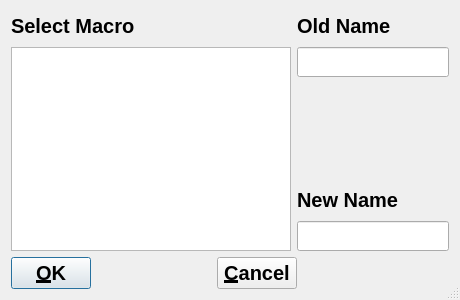
<?xml version="1.0" encoding="UTF-8"?>
<ui version="4.0">
 <class>RenameMacro</class>
 <widget class="QDialog" name="RenameMacro">
  <property name="geometry">
   <rect>
    <x>0</x>
    <y>0</y>
    <width>460</width>
    <height>300</height>
   </rect>
  </property>
  <property name="minimumSize">
   <size>
    <width>400</width>
    <height>200</height>
   </size>
  </property>
  <property name="maximumSize">
   <size>
    <width>500</width>
    <height>400</height>
   </size>
  </property>
  <property name="windowTitle">
   <string>Rename Macro</string>
  </property>
  <property name="sizeGripEnabled">
   <bool>true</bool>
  </property>
  <layout class="QGridLayout" name="gridLayout">
   <item row="0" column="0">
    <widget class="QLabel" name="MHeader">
     <property name="minimumSize">
      <size>
       <width>160</width>
       <height>30</height>
      </size>
     </property>
     <property name="font">
      <font>
       <pointsize>15</pointsize>
       <weight>75</weight>
       <bold>true</bold>
      </font>
     </property>
     <property name="text">
      <string>Select Macro</string>
     </property>
     <property name="wordWrap">
      <bool>false</bool>
     </property>
    </widget>
   </item>
   <item row="0" column="1" colspan="2">
    <widget class="QLabel" name="OName">
     <property name="minimumSize">
      <size>
       <width>150</width>
       <height>30</height>
      </size>
     </property>
     <property name="font">
      <font>
       <pointsize>15</pointsize>
       <weight>75</weight>
       <bold>true</bold>
      </font>
     </property>
     <property name="text">
      <string>Old Name</string>
     </property>
     <property name="wordWrap">
      <bool>false</bool>
     </property>
    </widget>
   </item>
   <item row="1" column="0" rowspan="4">
    <widget class="QListView" name="MacroBox">
     <property name="minimumSize">
      <size>
       <width>160</width>
       <height>130</height>
      </size>
     </property>
    </widget>
   </item>
   <item row="1" column="1" colspan="2">
    <widget class="QLineEdit" name="OldName">
     <property name="minimumSize">
      <size>
       <width>150</width>
       <height>30</height>
      </size>
     </property>
     <property name="readOnly">
      <bool>true</bool>
     </property>
    </widget>
   </item>
   <item row="2" column="2">
    <spacer name="verticalSpacer">
     <property name="orientation">
      <enum>Qt::Vertical</enum>
     </property>
     <property name="sizeHint" stdset="0">
      <size>
       <width>20</width>
       <height>102</height>
      </size>
     </property>
    </spacer>
   </item>
   <item row="3" column="1" colspan="2">
    <widget class="QLabel" name="NName">
     <property name="minimumSize">
      <size>
       <width>150</width>
       <height>30</height>
      </size>
     </property>
     <property name="font">
      <font>
       <pointsize>15</pointsize>
       <weight>75</weight>
       <bold>true</bold>
      </font>
     </property>
     <property name="text">
      <string>New Name</string>
     </property>
     <property name="wordWrap">
      <bool>false</bool>
     </property>
    </widget>
   </item>
   <item row="4" column="1" colspan="2">
    <widget class="QLineEdit" name="NewName">
     <property name="minimumSize">
      <size>
       <width>150</width>
       <height>30</height>
      </size>
     </property>
    </widget>
   </item>
   <item row="5" column="0" colspan="2">
    <layout class="QHBoxLayout">
     <item>
      <widget class="QPushButton" name="buttonOk">
       <property name="font">
        <font>
         <pointsize>15</pointsize>
         <weight>75</weight>
         <bold>true</bold>
        </font>
       </property>
       <property name="text">
        <string>&amp;OK</string>
       </property>
       <property name="shortcut">
        <string/>
       </property>
       <property name="autoDefault">
        <bool>true</bool>
       </property>
       <property name="default">
        <bool>true</bool>
       </property>
      </widget>
     </item>
     <item>
      <spacer>
       <property name="orientation">
        <enum>Qt::Horizontal</enum>
       </property>
       <property name="sizeType">
        <enum>QSizePolicy::Expanding</enum>
       </property>
       <property name="sizeHint" stdset="0">
        <size>
         <width>120</width>
         <height>20</height>
        </size>
       </property>
      </spacer>
     </item>
     <item>
      <widget class="QPushButton" name="buttonCancel">
       <property name="font">
        <font>
         <pointsize>15</pointsize>
         <weight>75</weight>
         <bold>true</bold>
        </font>
       </property>
       <property name="text">
        <string>&amp;Cancel</string>
       </property>
       <property name="shortcut">
        <string/>
       </property>
       <property name="autoDefault">
        <bool>true</bool>
       </property>
      </widget>
     </item>
    </layout>
   </item>
   <item row="5" column="2">
    <spacer name="horizontalSpacer">
     <property name="orientation">
      <enum>Qt::Horizontal</enum>
     </property>
     <property name="sizeHint" stdset="0">
      <size>
       <width>141</width>
       <height>20</height>
      </size>
     </property>
    </spacer>
   </item>
  </layout>
 </widget>
 <layoutdefault spacing="6" margin="11"/>
 <pixmapfunction>qPixmapFromMimeSource</pixmapfunction>
 <resources/>
 <connections>
  <connection>
   <sender>buttonOk</sender>
   <signal>clicked()</signal>
   <receiver>RenameMacro</receiver>
   <slot>accept()</slot>
   <hints>
    <hint type="sourcelabel">
     <x>20</x>
     <y>20</y>
    </hint>
    <hint type="destinationlabel">
     <x>20</x>
     <y>20</y>
    </hint>
   </hints>
  </connection>
  <connection>
   <sender>buttonCancel</sender>
   <signal>clicked()</signal>
   <receiver>RenameMacro</receiver>
   <slot>reject()</slot>
   <hints>
    <hint type="sourcelabel">
     <x>20</x>
     <y>20</y>
    </hint>
    <hint type="destinationlabel">
     <x>20</x>
     <y>20</y>
    </hint>
   </hints>
  </connection>
 </connections>
</ui>
